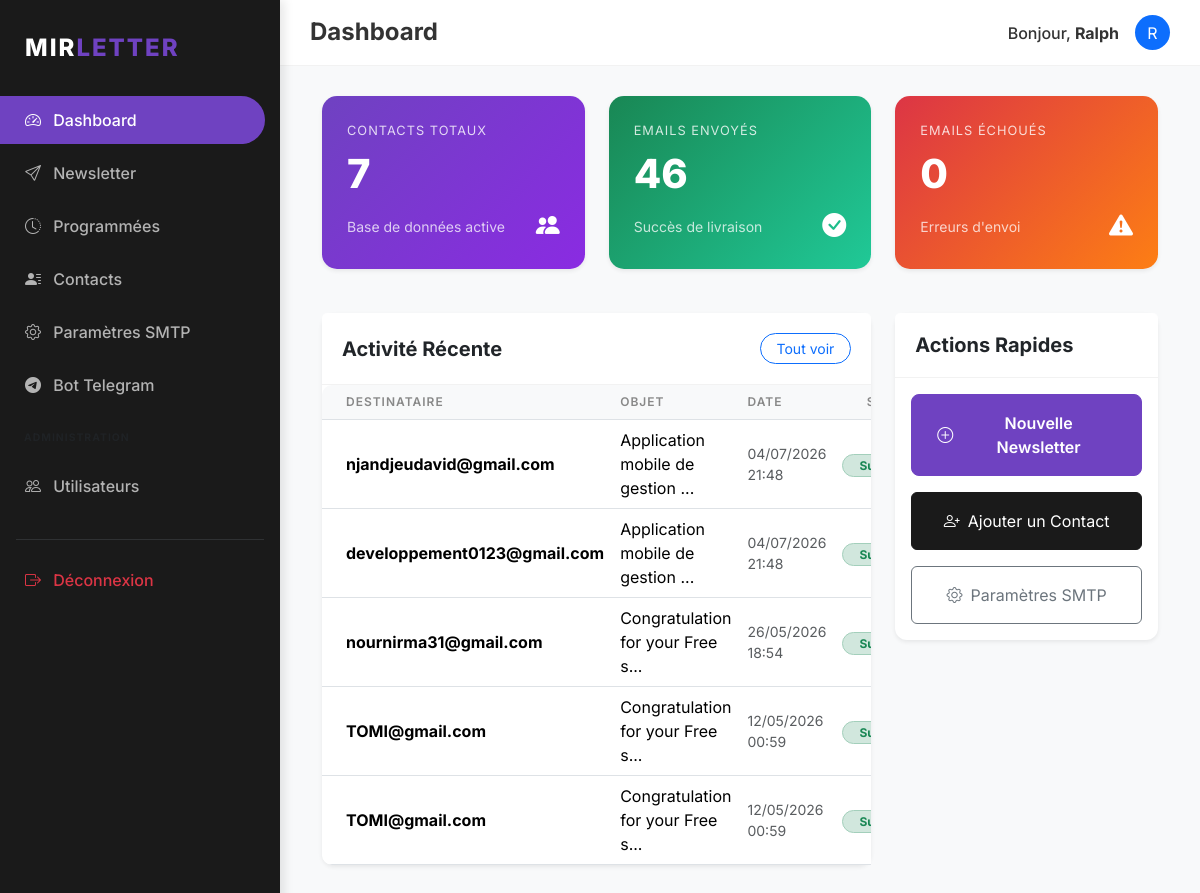
/dashboard (signed in), run on the app's committed database.
### models/user.py (models this page shows, shortened)
class User(db.Model, UserMixin):
    __tablename__ = 'users'
    id = db.Column(db.Integer, primary_key=True)
    username = db.Column(db.String(64), unique=True, nullable=False, index=True)
    password_hash = db.Column(db.String(128), nullable=False)
    role = db.Column(db.String(20), default='user') # 'superadmin' or 'user'
    smtp_configs = db.relationship('SMTPConfig', backref='user', lazy='dynamic', cascade='all, delete-orphan')
    contacts = db.relationship('Contact', backref='owner', lazy='dynamic', cascade='all, delete-orphan')
    groups = db.relationship('Group', backref='owner', lazy='dynamic', cascade='all, delete-orphan')
    sent_emails = db.relationship('SentEmail', backref='user', lazy='dynamic', cascade='all, delete-orphan')
    telegram_links = db.relationship('TelegramLink', backref='user', lazy='dynamic', cascade='all, delete-orphan')
    telegram_link_codes = db.relationship('TelegramLinkCode', backref='user', lazy='dynamic', cascade='all, delete-orphan')
    scheduled_newsletters = db.relationship('ScheduledNewsletter', backref='user', lazy='dynamic', cascade='all, delete-orphan')

### models/history.py (models this page shows, shortened)
class SentEmail(db.Model):
    __tablename__ = 'sent_emails'
    id = db.Column(db.Integer, primary_key=True)
    user_id = db.Column(db.Integer, db.ForeignKey('users.id'), nullable=False)
    subject = db.Column(db.String(256), nullable=False)
    recipient = db.Column(db.String(120), nullable=False)
    status = db.Column(db.String(20), nullable=False) # 'success', 'failed'
    error_message = db.Column(db.Text)
    timestamp = db.Column(db.DateTime, index=True, default=datetime.utcnow)

### routes/main.py (the view)
@main.route('/')
@main.route('/dashboard')
@login_required
def dashboard():
    contact_count = Contact.query.filter_by(user_id=current_user.id).count()
    sent_count = SentEmail.query.filter_by(user_id=current_user.id, status='success').count()
    failed_count = SentEmail.query.filter_by(user_id=current_user.id, status='failed').count()
    recent_history = SentEmail.query.filter_by(user_id=current_user.id)\
        .order_by(SentEmail.timestamp.desc()).limit(5).all()
    return render_template('dashboard.html',
                           title='Dashboard',
                           contact_count=contact_count,
                           sent_count=sent_count,
                           failed_count=failed_count,
                           recent_history=recent_history)

### models/user.py (called while the page is built)
@login_manager.user_loader
def load_user(user_id):
    return User.query.get(int(user_id))

### templates/dashboard.html
{% extends "base.html" %}
{% block content %}
<div class="row">
    <div class="col-md-4">
        <div class="stat-card shadow-sm">
            <p>Contacts Totaux</p>
            <h3>{{ contact_count }}</h3>
            <div class="d-flex justify-content-between align-items-center">
                <span class="small opacity-75">Base de données active</span>
                <i class="bi bi-people-fill fs-4"></i>
            </div>
        </div>
    </div>
    <div class="col-md-4">
        <div class="stat-card shadow-sm" style="background: linear-gradient(135deg, #198754, #20c997);">
            <p>Emails Envoyés</p>
            <h3>{{ sent_count }}</h3>
            <div class="d-flex justify-content-between align-items-center">
                <span class="small opacity-75">Succès de livraison</span>
                <i class="bi bi-check-circle-fill fs-4"></i>
            </div>
        </div>
    </div>
    <div class="col-md-4">
        <div class="stat-card shadow-sm" style="background: linear-gradient(135deg, #dc3545, #fd7e14);">
            <p>Emails Échoués</p>
            <h3>{{ failed_count }}</h3>
            <div class="d-flex justify-content-between align-items-center">
                <span class="small opacity-75">Erreurs d'envoi</span>
                <i class="bi bi-exclamation-triangle-fill fs-4"></i>
            </div>
        </div>
    </div>
</div>
<div class="row mt-4">
    <div class="col-md-8">
        <div class="card border-0 shadow-sm">
            <div class="card-header d-flex justify-content-between align-items-center bg-white">
                <h5 class="m-0 fw-bold">Activité Récente</h5>
                <a href="{{ url_for('newsletter.history') }}" class="btn btn-sm btn-outline-primary rounded-pill px-3">Tout voir</a>
            </div>
            <div class="card-body p-0">
                <div class="table-responsive">
                    <table class="table table-hover align-middle mb-0">
                        <thead>
                            <tr>
                                <th class="ps-4">Destinataire</th>
                                <th>Objet</th>
                                <th>Date</th>
                                <th class="pe-4 text-end">Statut</th>
                            </tr>
                        </thead>
                        <tbody>
                            {% for item in recent_history %}
                            <tr>
                                <td class="ps-4">
                                    <div class="fw-bold">{{ item.recipient }}</div>
                                </td>
                                <td>{{ item.subject[:30] }}...</td>
                                <td class="small text-muted">{{ item.timestamp.strftime('%d/%m/%Y %H:%M') }}</td>
                                <td class="pe-4 text-end">
                                    {% if item.status == 'success' %}
                                    <span class="badge bg-success-subtle text-success border border-success-subtle rounded-pill px-3">Succès</span>
                                    {% else %}
                                    <span class="badge bg-danger-subtle text-danger border border-danger-subtle rounded-pill px-3">Échec</span>
                                    {% endif %}
                                </td>
                            </tr>
                            {% else %}
                            <tr>
                                <td colspan="4" class="text-center py-5 text-muted">Aucune activité récente.</td>
                            </tr>
                            {% endfor %}
                        </tbody>
                    </table>
                </div>
            </div>
        </div>
    </div>
    <div class="col-md-4">
        <div class="card border-0 shadow-sm">
            <div class="card-header bg-white">
                <h5 class="m-0 fw-bold">Actions Rapides</h5>
            </div>
            <div class="card-body">
                <div class="d-grid gap-3">
                    <a href="{{ url_for('newsletter.compose') }}" class="btn btn-primary d-flex align-items-center justify-content-center py-3">
                        <i class="bi bi-plus-circle me-2"></i> Nouvelle Newsletter
                    </a>
                    <a href="{{ url_for('contacts.add_contact') }}" class="btn btn-dark d-flex align-items-center justify-content-center py-3">
                        <i class="bi bi-person-plus me-2"></i> Ajouter un Contact
                    </a>
                    <a href="{{ url_for('settings.list_smtp') }}" class="btn btn-outline-secondary d-flex align-items-center justify-content-center py-3">
                        <i class="bi bi-gear me-2"></i> Paramètres SMTP
                    </a>
                </div>
            </div>
        </div>
    </div>
</div>
{% endblock %}

### templates/base.html (shortened to what this page needs)
<!DOCTYPE html>
<html lang="fr">
<head>
    {{ bootstrap.load_css() }}
    <link rel="stylesheet" href="{{ url_for('static', filename='css/style.css') }}">
    <link rel="stylesheet" href="https://cdn.jsdelivr.net/npm/bootstrap-icons@1.11.1/font/bootstrap-icons.css">
</head>
<body>
    {% if current_user.is_authenticated %}
    <div class="sidebar">
        <div class="sidebar-brand">
            MIR<span>LETTER</span>
        </div>
        <nav class="nav flex-column">
            <a class="nav-link {{ 'active' if request.endpoint == 'main.dashboard' }}" href="{{ url_for('main.dashboard') }}">
                <i class="bi bi-speedometer2 me-2"></i> Dashboard
            </a>
            <a class="nav-link {{ 'active' if request.endpoint in ('newsletter.compose', 'newsletter.history') }}" href="{{ url_for('newsletter.compose') }}">
                <i class="bi bi-send me-2"></i> Newsletter
            </a>
            <a class="nav-link {{ 'active' if request.endpoint in ('newsletter.scheduled',) }}" href="{{ url_for('newsletter.scheduled') }}">
                <i class="bi bi-clock-history me-2"></i> Programmées
            </a>
            <a class="nav-link {{ 'active' if 'contacts' in request.endpoint }}" href="{{ url_for('contacts.list_contacts') }}">
                <i class="bi bi-person-lines-fill me-2"></i> Contacts
            </a>
            <a class="nav-link {{ 'active' if 'settings' in request.endpoint and 'telegram' not in request.endpoint }}" href="{{ url_for('settings.list_smtp') }}">
                <i class="bi bi-gear me-2"></i> Paramètres SMTP
            </a>
            <a class="nav-link {{ 'active' if 'telegram' in request.endpoint }}" href="{{ url_for('settings.telegram') }}">
                <i class="bi bi-telegram me-2"></i> Bot Telegram
            </a>
            {% if current_user.role == 'superadmin' %}
            <div class="px-4 py-3 text-uppercase small fw-bold text-muted" style="font-size: 0.65rem; letter-spacing: 1px;">Administration</div>
            <a class="nav-link {{ 'active' if 'admin' in request.endpoint }}" href="{{ url_for('admin.list_users') }}">
                <i class="bi bi-people me-2"></i> Utilisateurs
            </a>
            {% endif %}
            <hr class="mx-3 border-secondary opacity-25 mt-4">
            <a class="nav-link text-danger" href="{{ url_for('auth.logout') }}">
                <i class="bi bi-box-arrow-right me-2"></i> Déconnexion
            </a>
        </nav>
    </div>
    <nav class="top-navbar d-flex justify-content-between align-items-center">
        <h4 class="m-0 fw-bold">{{ title }}</h4>
        <div class="user-info d-flex align-items-center">
            <span class="me-3 fw-medium">Bonjour, <strong>{{ current_user.username }}</strong></span>
            <div class="bg-primary rounded-circle d-flex align-items-center justify-content-center text-white" style="width: 35px; height: 35px;">
                {{ current_user.username[0].upper() }}
            </div>
        </div>
    </nav>
    {% endif %}
    <div class="{% if current_user.is_authenticated %}main-content{% endif %}">
        <div class="container-fluid">
            {% block content %}{% endblock %}
        </div>
    </div>
</body>
</html>

### static/css/style.css (style rules this page uses)
:root { --primary-color: #6f42c1; --secondary-color: #8a2be2; --dark-bg: #1a1a1a; --darker-bg: #121212; --light-text: #ffffff; --gray-text: #b3b3b3; --sidebar-width: 280px; }
body { font-family: 'Inter', -apple-system, BlinkMacSystemFont, "Segoe UI", Roboto, sans-serif; background-color: #f8f9fa; color: #333; }
.sidebar { position: fixed; top: 0; bottom: 0; left: 0; z-index: 100; width: var(--sidebar-width); padding: 20px 0; background-color: var(--dark-bg); color: var(--light-text); box-shadow: 4px 0 10px rgba(0,0,0,0.1); }
.sidebar .nav-link { color: var(--gray-text); padding: 12px 25px; font-weight: 500; border-radius: 0 50px 50px 0; margin-right: 15px; margin-bottom: 5px; transition: all 0.3s; }
.sidebar .nav-link.active { color: var(--light-text); background-color: var(--primary-color); }
.sidebar-brand { padding: 10px 25px 30px; font-size: 1.5rem; font-weight: 800; letter-spacing: 2px; color: var(--light-text); text-transform: uppercase; }
.sidebar-brand span { color: var(--primary-color); }
.main-content { margin-left: var(--sidebar-width); padding: 30px; }
.card { border: none; border-radius: 12px; box-shadow: 0 5px 15px rgba(0,0,0,0.05); margin-bottom: 25px; }
.card-header { background-color: transparent; border-bottom: 1px solid rgba(0,0,0,0.05); padding: 20px; font-weight: 700; }
.stat-card { padding: 25px; border-radius: 15px; color: white; background: linear-gradient(135deg, var(--primary-color), var(--secondary-color)); margin-bottom: 20px; }
.stat-card h3 { font-size: 2.5rem; font-weight: 800; margin: 10px 0; }
.stat-card p { opacity: 0.8; margin: 0; text-transform: uppercase; font-size: 0.8rem; letter-spacing: 1px; }
.btn-primary { background-color: var(--primary-color); border-color: var(--primary-color); padding: 10px 25px; border-radius: 8px; font-weight: 600; }
.btn-dark { background-color: var(--dark-bg); border-color: var(--dark-bg); }
.top-navbar { margin-left: var(--sidebar-width); background-color: white; padding: 15px 30px; border-bottom: 1px solid rgba(0,0,0,0.05); }
.table { border-radius: 10px; overflow: hidden; }
.table thead th { background-color: #f8f9fa; border-top: none; font-weight: 600; text-transform: uppercase; font-size: 0.75rem; letter-spacing: 1px; color: #888; }

### data on the page
User: username "Ralph", username "R"
SentEmail: recipient "njandjeudavid@gmail.com", subject "Application mobile de gestion", timestamp "04/07/2026 21:48", status "Succès"
SentEmail: recipient "developpement0123@gmail.com", subject "Application mobile de gestion", timestamp "04/07/2026 21:48", status "Succès"
SentEmail: recipient "nournirma31@gmail.com", subject "Congratulation for your Free s", timestamp "26/05/2026 18:54", status "Succès"
SentEmail: recipient "TOMI@gmail.com", subject "Congratulation for your Free s", timestamp "12/05/2026 00:59", status "Succès"
SentEmail: recipient "TOMI@gmail.com", subject "Congratulation for your Free s", timestamp "12/05/2026 00:59", status "Succès"

### other printed values
{{ title }} "Dashboard"
{{ contact_count }} "7"
{{ sent_count }} "46"
{{ failed_count }} "0"
